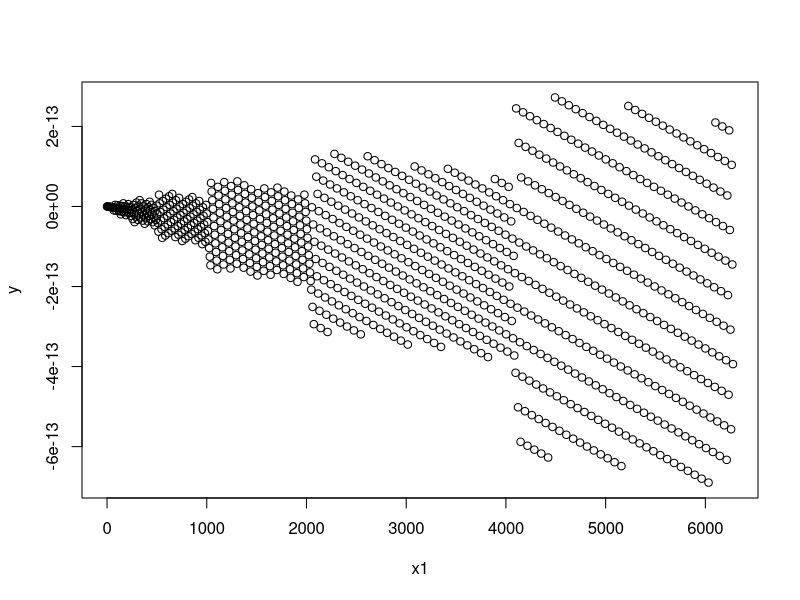

Reproduce this figure in R. (Note: this script raises an error after producing the figure.)
x1=2*pi*seq(from=0,to=,length.out=1000)
y=sin(x1)
plot(x1,y)
#########
b0=2
b1=3
b2=4
sigma=0.3
n=1000
x1=runif(n)
x2=runif(n)
y=rnorm(n,mean=b0+b1*x1+2*x2,sd=sqrt(sigma))
dat=data.frame(y=y,x=x1,x2=x2)

##testing the model
res=lm(y~x1+x2,data=dat)
summar(res)###check your model if the coeffcients ~ b0,b1, b2 vlues you put
??rburn
###bernoulu
